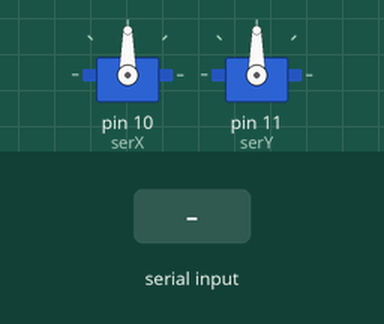
A sketch run on a simulated Arduino Uno, built with avr-gcc and run on an emulated ATmega328P. On the bench: 2 × servo. Inputs (shaded band) come from the test bench.

Above: at 1.2 s.
1.3 s: "Y" received over Serial
At 1.6 s:
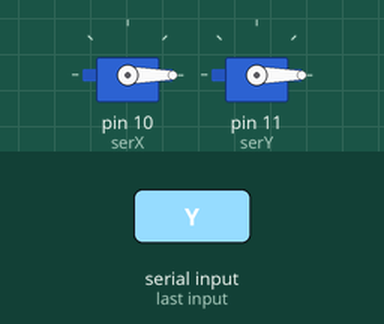
2.8 s: "30,150\n" received over Serial
At 4.0 s:
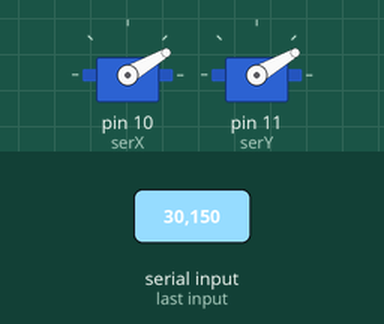
4.3 s: "200\n" received over Serial
At 5.2 s:
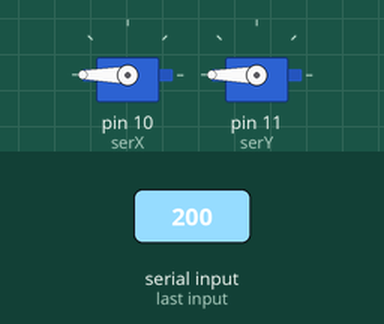
5.8 s: "b" received over Serial
At 6.2 s:
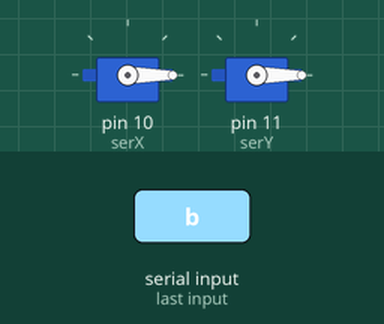
7.3 s: "90,45\n" received over Serial
At 7.6 s:
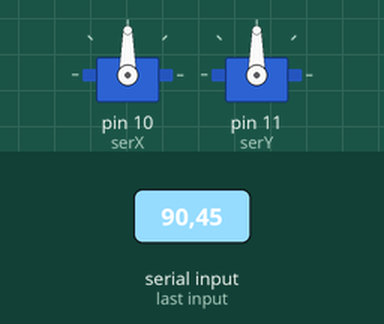
Timing chart, 0 to 9.8 s (numbered marks = the images above; inputs shaded):
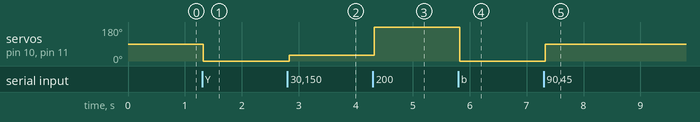

Measured:
- after the input at 1.3 s, servo on pin 10 (serX), servo on pin 11 (serY): 90° → 0° at once
- after the input at 2.8 s, servo on pin 10 (serX), servo on pin 11 (serY): 0° → 30° at once
- after the input at 4.3 s, servo on pin 10 (serX), servo on pin 11 (serY): 30° → 180° at once
- after the input at 5.8 s, servo on pin 10 (serX), servo on pin 11 (serY): 180° → 0° at once
- after the input at 7.3 s, servo on pin 10 (serX), servo on pin 11 (serY): 0° → 90° at once

The sketch:

serialServoPython2.ino.ino
```cpp
#include<Servo.h>

Servo serX;
Servo serY;
//int redLED = 12;
//int greenLED = 13;
String serialData;

void setup() {
  serX.attach(10);
  serY.attach(11);
  Serial.begin(9600);
  Serial.setTimeout(25);


}

void loop() {

}

void serialEvent(){
  serialData = Serial.readString();

  serX.write(parseDataX(serialData));
  serY.write(parseDataY(serialData));
/*  if (parseDataMB1(serialData) == 1){
    digitalWrite(greenLED, HIGH);
    digitalWrite(redLED, LOW);
  }
  else{
    digitalWrite(greenLED, LOW);
    digitalWrite(redLED, HIGH);
  } */
}

int parseDataX(String data){
  data.remove(data.indexOf("Y"));
  data.remove(data.indexOf("b"),1);
  data.remove(data.indexOf("X"),1);

  return data.toInt();
}
int parseDataY(String data){
  data.remove(0, data.indexOf("Y")+1);
  //data.remove(data.indexOf("M"));
  return data.toInt();
}
/*int parseDataMB1(String data){
  data.remove(0, data.indexOf("M")+1);
  return data.toInt();
}
*/
```
